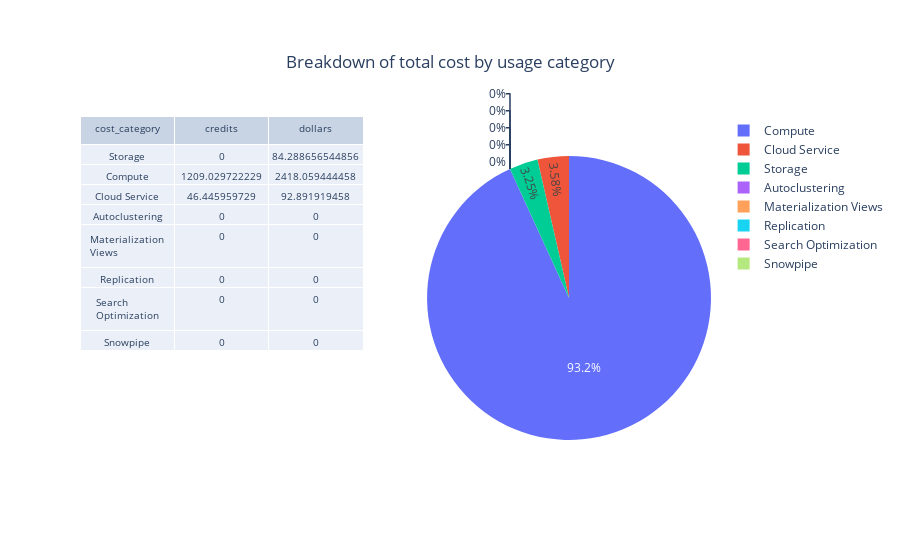

Notebook source saved alongside this figure:
### Code cell
fig = make_subplots(
    rows=1, cols=2,
    specs=[[{"type": "table"},{"type": "pie"}]]
)
# fig = go.Figure()

fig.add_trace(go.Pie(labels=df['cost_category'].tolist(), values=df['dollars'].tolist()),row=1, col=2)
fig.add_trace(go.Table(header=dict(values=['cost_category','credits', 'dollars'],font_size=10),
                  cells=dict(values=[df['cost_category'],df['credits'],df['dollars']],font_size=10)),row=1, col=1)
#fig.update_layout(font_size=12)
fig.update_layout(
    title={
        'text': "Breakdown of total cost by usage category",
        'y':0.9,
        'x':0.5,
        'xanchor': 'center',
        'yanchor': 'top'})
fig.show()

### Figure 1 — Plotly figure (JSON) as saved in the notebook; plotly's stock layout.template omitted (floating-point values rounded to 4 significant figures)
{"data": [{"domain": {"x": [0.55, 1], "y": [0, 1]}, "labels": ["Storage", "Compute", "Cloud Service", "Autoclustering", "Materialization Views", "Replication", "Search Optimization", "Snowpipe"], "type": "pie", "values": [84.29, 2418.0, 92.89, 0, 0, 0, 0, 0]}, {"cells": {"font": {"size": 10}, "values": [["Storage", "Compute", "Cloud Service", "Autoclustering", "Materialization Views", "Replication", "Search Optimization", "Snowpipe"], [0, 1209.0, 46.45, 0, 0, 0, 0, 0], [84.29, 2418.0, 92.89, 0, 0, 0, 0, 0]]}, "domain": {"x": [0, 0.45], "y": [0, 1]}, "header": {"font": {"size": 10}, "values": ["cost_category", "credits", "dollars"]}, "type": "table"}], "layout": {"title": {"text": "Breakdown of total cost by usage category", "x": 0.5, "xanchor": "center", "y": 0.9, "yanchor": "top"}}}
